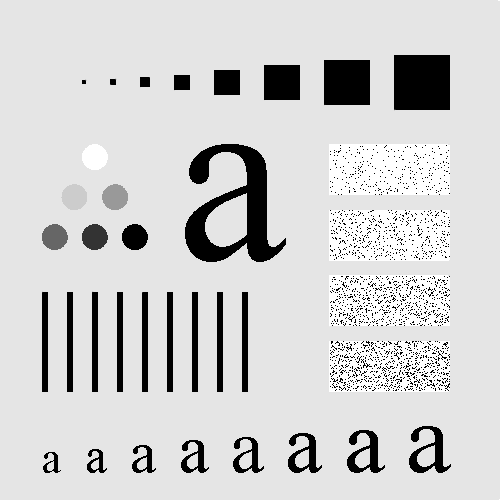
//> input picture Tutorial-Filter/Pattern_original.tif, 500 x 500 px
$ ./hist1d ../Tutorial-Filter/Pattern_original.tif   (built with g++ and OpenCV 4)
//> lines starting //> are read from the running program, lines starting //| are printed output that depends on the picture; after the words box and inside, x2 and y2 are one past the last pixel; in counts of white or black regions, pixels touching at a corner belong together
/*------------------------------------------------------/
* Image Proccessing with Deep Learning
* OpenCV : Histogram Demo (from OpenCV docs)
* https://docs.opencv.org/3.4/d8/dbc/tutorial_histogram_calculation.html
* Created: 2021-Spring
------------------------------------------------------*/

#include "opencv2/highgui.hpp"
#include "opencv2/imgcodecs.hpp"
#include "opencv2/imgproc.hpp"
#include <iostream>

using namespace std;
using namespace cv;

int main(int argc, char** argv)
{
    //! [Load image]
    CommandLineParser parser(argc, argv, "{@input | Bubble.png | input image}");
    Mat src = imread(samples::findFile(parser.get<String>("@input")), 0);
//> src is the input picture: 500 rows x 500 cols, CV_8UC1; min 0, max 255, mean 207.4
    if (src.empty())
    {
        return EXIT_FAILURE;
    }


    //! [Establish the number of bins]
    int histSize = 256;
    //! [Establish the number of bins]

    //! [Set the ranges ( for B,G,R) )]
    float range[] = { 0, 256 }; //the upper boundary is exclusive
    const float* histRange = { range };
    //! [Set the ranges ( for B,G,R) )]

    //! [Set histogram param]
    bool uniform = true, accumulate = false;
    //! [Set histogram param]

    //! [Compute the histograms]
    Mat hist1D;
    calcHist(&src, 1, 0, Mat(), hist1D, 1, &histSize, &histRange, uniform, accumulate);
//> hist1D = 256 values, max 200492 at index 229, min 0 at index 1, mean 976.6


    //! [Compute the histograms]

    //! [Draw the histograms for B, G and R]
    int hist_w = 512, hist_h = 400;
    int bin_w = cvRound((double)hist_w / histSize);


    Mat histImage1D(hist_h, hist_w, CV_8UC1, Scalar(0));
    normalize(hist1D, hist1D, 0, histImage1D.rows, NORM_MINMAX, -1, Mat());
//> hist1D = 256 values, max 400 at index 229, min 0 at index 1, mean 1.95

    //! [Draw for each channel]
    for (int i = 1; i < histSize; i++)
    {
        line(histImage1D, Point(bin_w * (i - 1), hist_h - cvRound(hist1D.at<float>(i - 1))),
            Point(bin_w * (i), hist_h - cvRound(hist1D.at<float>(i))),
            Scalar(255, 0, 0), 2, 8, 0);
    }
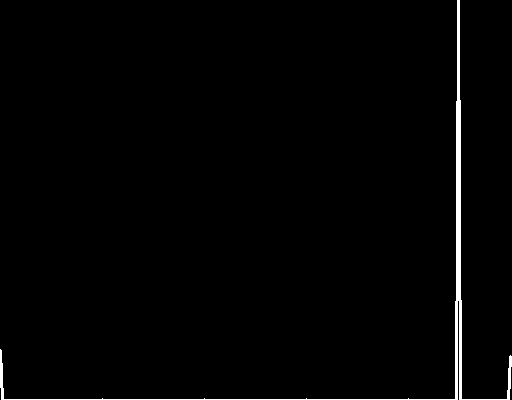
//> histImage1D: 400 rows x 512 cols, CV_8UC1; 1.3% white; 1 white region, box (x1, y1, x2, y2) and area: (0, 0, 512, 400) 2668

    //! [Display]
    imshow("Source image", src);
    imshow("calcHist Demo", histImage1D);
    waitKey();
    //! [Display]

    return EXIT_SUCCESS;
}
